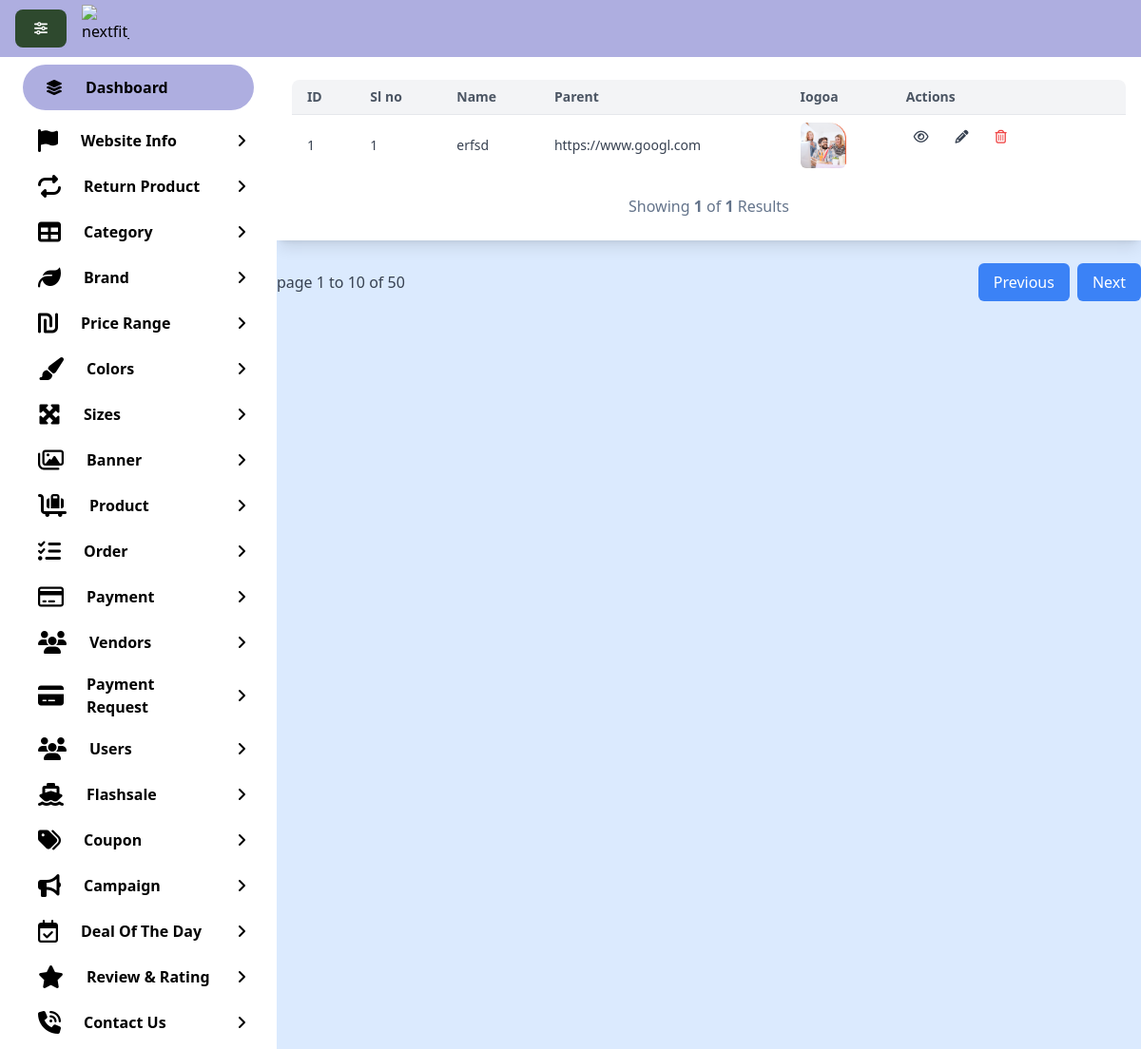
/website-info-list, run on the app's committed database.
### core/models.py (models this page shows, shortened)
class Website(models.Model):
    name = models.CharField(max_length=255)
    logo = models.ImageField(upload_to='web-logo')
    location = models.URLField(max_length=30, blank=True, null=True)
    class Meta:
                ordering = ["name"]
                verbose_name = "Website"
                verbose_name_plural = "Website"

### dashboard/views.py (the view)
# urls.py: path('website-info-list', website_info_list, name='website_info_list'),
def website_info_list(request):
    obj_list = Website.objects.all()
    paginator = Paginator(obj_list, 10)
    page_number = request.GET.get("page")
    query = paginator.get_page(page_number)
    return render(request, 'web-info/website-info-list.html', {'query': query, 'obj_list': obj_list})

### store/context_processors.py (called while the page is built)
def dynamic_data(request):
    con_categories = ProductCategory.objects.filter(parent=None, is_verify=True)
    con_cart = request.session.get('cart', {})
    con_coupon = request.session.get('coupon', {})
    count_cart = len(con_cart)
    con_wishlist = request.session.get('wishlist', {})
    count_wishlist = len(con_wishlist)
    con_total = calculate_cart_total(request)
    return {
        'con_categories':con_categories,
        'con_cart':con_cart,
        'con_coupon':con_coupon,
        'count_cart':count_cart,
        'con_wishlist':con_wishlist,
        'con_total':con_total,
        'count_wishlist':count_wishlist,
    }

### store/views.py (called while the page is built)
def calculate_cart_total(request):
    cart = request.session.get('cart', {})
    total_price = 0
    for item in cart.values():
        total_price += item['price'] * item['quantity']
    return total_price

### dashboard/templates/web-info/website-info-list.html (shortened to what this page needs)
{% extends "dashboard/base.html" %}
{% load static %}
{% block content %}
  <div class="mt-  ">
    <div class="px-4 py-6 shadow-lg bg-white">
        <div class="bg-white  rounded-lg ">
            <div class="max-w-full overflow-hidden rounded-lg  bg-white">
                <div class="overflow-x-auto">
                    <table class="w-full table-auto text-sm">
                        <thead class="bg-gray-100">
                            <tr class="text-gray-600">
                                <th class="text-left px-4 py-2">ID</th>
                                <th class="text-left px-4 py-2">Sl no</th>
                                <th class="text-left px-4 py-2">Name</th>
                                <th class="text-left px-4 py-2">Parent</th>
                                <th class="text-left px-4 py-2">Iogoa</th>
                                <th class="text-left px-4 py-2">Actions</th>
                                <th class="text-left px-4 py-2"></th>
                            </tr>
                        </thead>
                        <tboday>
                            {% for obj in query %}
                            <tr class="border-t hover:bg-gray-200 text-gray-700">
                                <td class="px-4 py-2">{{ obj.id }}</td>
                                <td class="px-4 py-2">{{ forloop.counter }}</td>
                                <td class="px-4 py-2">{{ obj.name }}</td>
                                <td class="px-4 py-2">{{ obj.location }}</td>
                                <td class="px-4 py-2">
                                    <img src="{{ obj.logo.url }}" alt="{{ obj.name }}" class="h-12 w-12 rounded-md">
                                </td>
                                <td class="px-4 py-2 flex items-center space-x-3 text-center">
                                    <i class="fa-regular fa-eye p-2 cursor-pointer hover:text-blue-500" title="View"></i>
                                    <i class="fa-solid fa-pencil p-2 cursor-pointer hover:text-blue-500" title="Edit" data-modal-target="edit-popup-modal" data-modal-toggle="edit-popup-modal"></i>
                                    <button data-modal-target="popup-modal" data-modal-toggle="popup-modal" class="block text-white" type="button">
                                        <i class="fa-regular fa-trash-can p-2 cursor-pointer text-red-500 hover:text-red-700"></i>
                                    </button>
                                </td>
                            </tr>
                            {% empty %}
                            <tr>
                                <td colspan="5" class="text-center text-gray-500 py-4">No websites available.</td>
                            </tr>
                            {% endfor %}
                        </tboday>
                    </table>
                    <div class="flex flex-col items-center mt-5 md:flex-row">
                        <div class="mb-4 grow md:mb-0 inline-flex items-center justify-center">
                            <p class="text-slate-500">Showing <b>{{ query.number }}</b> of <b>{{ query.paginator.num_pages }}</b> Results</p>
                        </div>
                    </div>
                </div>
            </div>
        </div>
    </div>
    <div class="flex justify-between items-center mt-6">
        <p class="text-gray-700">page 1 to 10 of 50 </p>
        <div class="flex space-x-2">
            <button
                class="bg-blue-500 text-white px-4 py-2 rounded-md hover:bg-blue-600 transition duration-300">Previous</button>
            <button
                class="bg-blue-500 text-white px-4 py-2 rounded-md hover:bg-blue-600 transition duration-300">Next</button>
        </div>
    </div>
</div>
{% endblock content %}

### data on the page
Website: id "1", name "erfsd", location "https://www.googl.com", logo (picture)

### other printed values
{{ query.number }} "1"
{{ query.paginator.num_pages }} "1"
